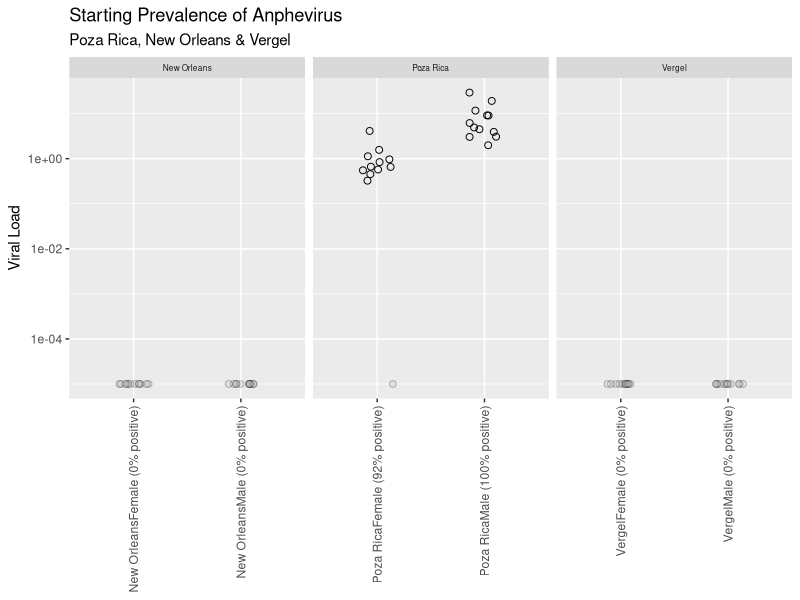
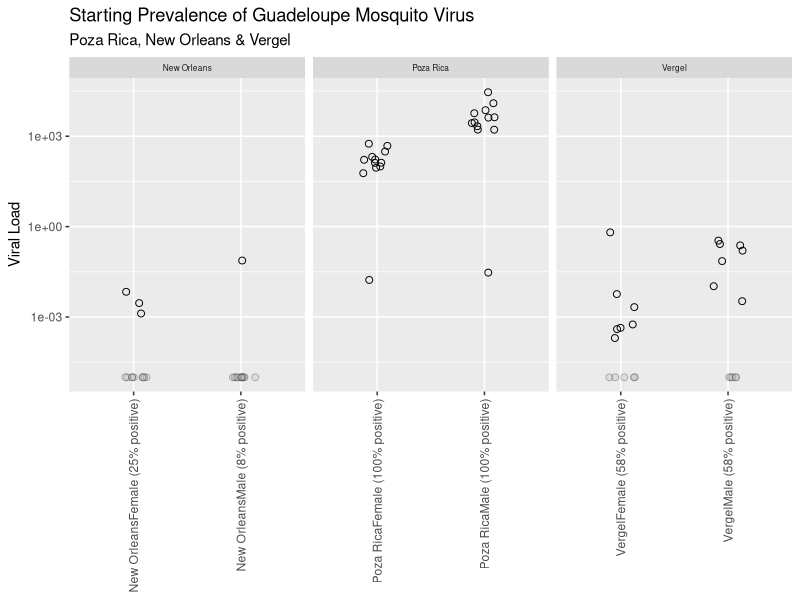
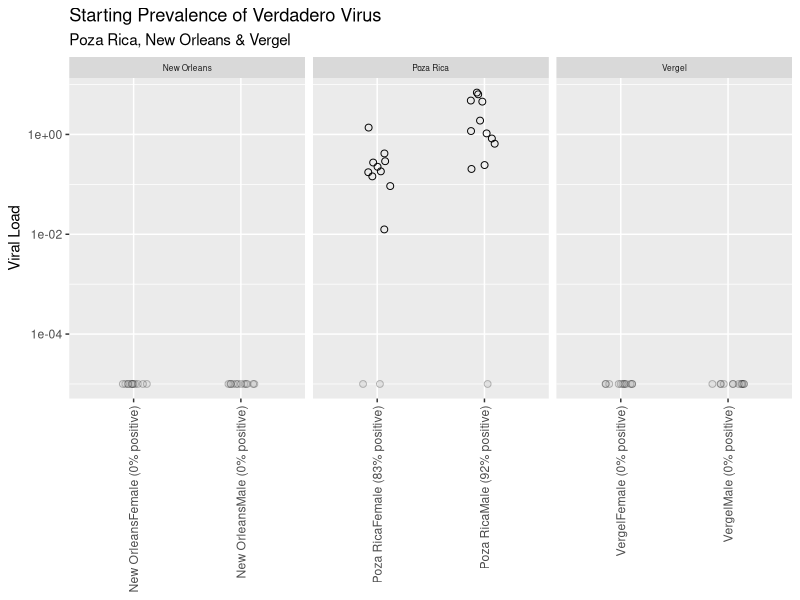
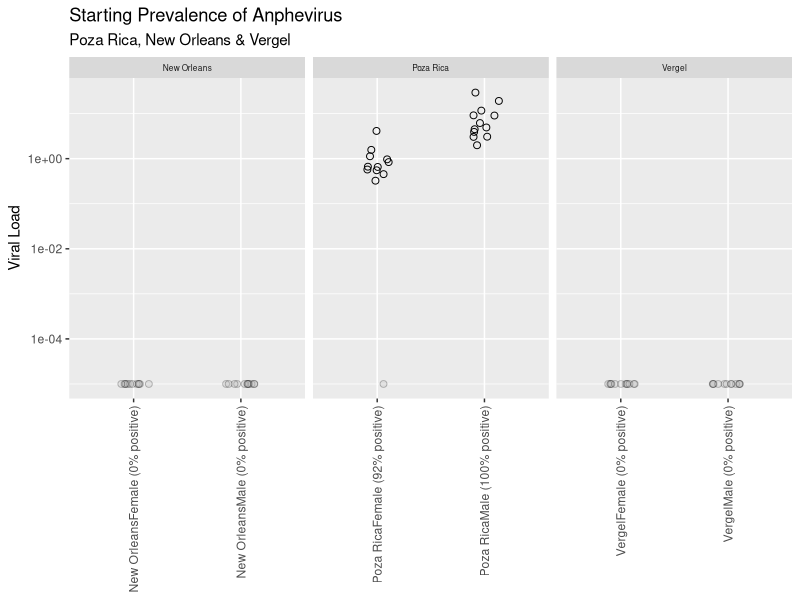
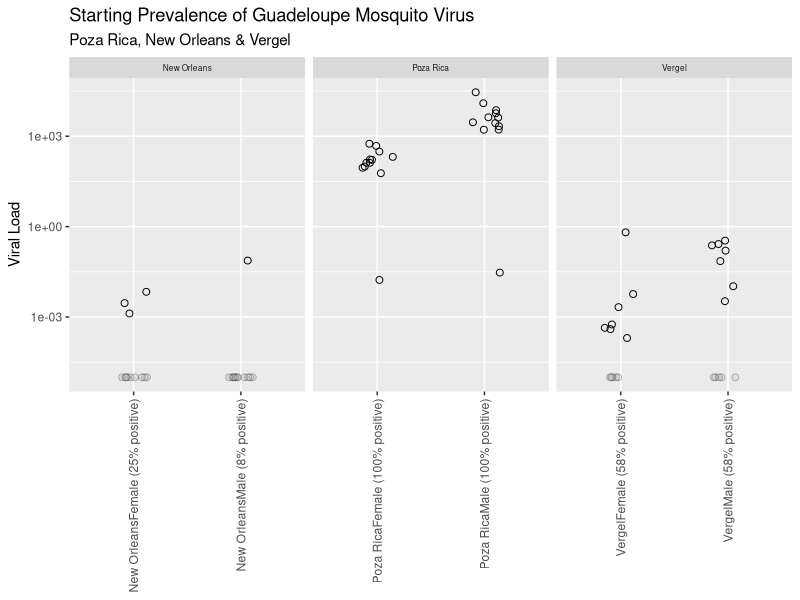
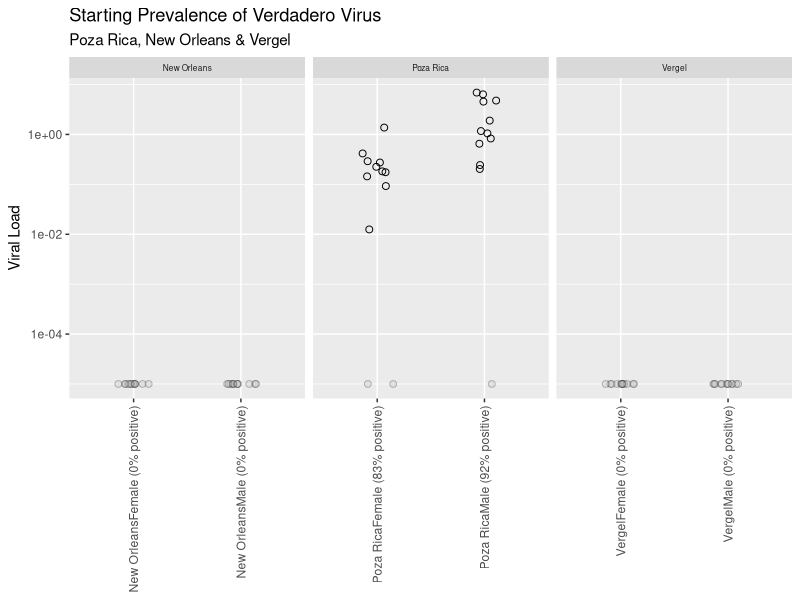

These figures' R source, in order:
library(tidyverse)
library(readxl)

# Starting Prevalence Anphevirus

df <- read_excel("PR_SP_Anphe.xlsx")

# calculate prevalences, by group and sex
df_prevalence_group_and_sex <- df %>% count(Strain, Sex, Infected)
df_prevalence_group_and_sex <- df_prevalence_group_and_sex %>% group_by(Strain, Sex) %>% mutate(total = sum(n))
df_prevalence_group_and_sex <- df_prevalence_group_and_sex %>% mutate(fraction_positive =  n / total) %>% filter(Infected == "Positive")

df_prevalence_group_simple <- df_prevalence_group_and_sex %>% select(Strain, Sex, fraction_positive)

# merge in prevalence info into main data frame
df <- left_join(df, df_prevalence_group_simple)
# missing values (no positives in group) had prevalence of NA -> switch to 0
df$fraction_positive <- replace_na(df$fraction_positive, 0)
# convert to %
df <- df %>% mutate(percent_positive = sprintf("%.0f", fraction_positive * 100))
# make a fancy label with prevalence info embedded in it
df <- df %>% mutate(group_with_prev = paste0(Strain, Sex, " (", percent_positive, "% positive)"))

# set the Y axis minimum: we will plot negatives at this value: these will be colored differently
# (in grey) to indicate they are negative.
y_axis_min <- 1e-5

ggplot() + geom_jitter(data = filter(df, Infected == "Positive"), 
                       mapping = aes(x=group_with_prev, y= Viral_Load), 
                       width=0.15, height = 0, shape=21, size=2) +
  geom_jitter(data = filter(df, Infected == "Negative"),
              mapping = aes(x=group_with_prev, y=y_axis_min),
              width=0.15, height = 0, shape=21, fill="grey70", color="black", size=2, alpha=0.25) +
  theme(strip.text.x = element_text(size = 6)) +
  facet_grid(~Strain, scales = "free") +
  ylab("Viral Load") + 
  ggtitle("Starting Prevalence of Anphevirus", subtitle = "Poza Rica, New Orleans & Vergel") +
  theme(axis.text.x = element_text(angle = 90, hjust = 1, vjust = 0.5), axis.title.x = element_blank()) + 
  scale_y_log10()

ggsave("PR SP Anphe.pdf", height=8, width=8, units="in")



# Starting Prevalence GMV

df <- read_excel("PR_SP_GMV.xlsx")

# calculate prevalences, by group and sex
df_prevalence_group_and_sex <- df %>% count(Strain, Sex, Infected)
df_prevalence_group_and_sex <- df_prevalence_group_and_sex %>% group_by(Strain, Sex) %>% mutate(total = sum(n))
df_prevalence_group_and_sex <- df_prevalence_group_and_sex %>% mutate(fraction_positive =  n / total) %>% filter(Infected == "Positive")

df_prevalence_group_simple <- df_prevalence_group_and_sex %>% select(Strain, Sex, fraction_positive)

# merge in prevalence info into main data frame
df <- left_join(df, df_prevalence_group_simple)
# missing values (no positives in group) had prevalence of NA -> switch to 0
df$fraction_positive <- replace_na(df$fraction_positive, 0)
# convert to %
df <- df %>% mutate(percent_positive = sprintf("%.0f", fraction_positive * 100))
# make a fancy label with prevalence info embedded in it
df <- df %>% mutate(group_with_prev = paste0(Strain, Sex, " (", percent_positive, "% positive)"))

# set the Y axis minimum: we will plot negatives at this value: these will be colored differently
# (in grey) to indicate they are negative.
y_axis_min <- 1e-5

ggplot() + geom_jitter(data = filter(df, Infected == "Positive"), 
                       mapping = aes(x=group_with_prev, y= Viral_Load), 
                       width=0.15, height = 0, shape=21, size=2) +
  geom_jitter(data = filter(df, Infected == "Negative"),
              mapping = aes(x=group_with_prev, y=y_axis_min),
              width=0.15, height = 0, shape=21, fill="grey70", color="black", size=2, alpha=0.25) +
  theme(strip.text.x = element_text(size = 6)) +
  facet_grid(~Strain, scales = "free") +
  ylab("Viral Load") + 
  ggtitle("Starting Prevalence of Guadeloupe Mosquito Virus", subtitle = "Poza Rica, New Orleans & Vergel") +
  theme(axis.text.x = element_text(angle = 90, hjust = 1, vjust = 0.5), axis.title.x = element_blank()) + 
  scale_y_log10()

ggsave("PR SP GMV.pdf", height=8, width=8, units="in")




# Starting Prevalence Verdadero

df <- read_excel("PR_SP_Verd.xlsx")

# calculate prevalences, by group and sex
df_prevalence_group_and_sex <- df %>% count(Strain, Sex, Infected)
df_prevalence_group_and_sex <- df_prevalence_group_and_sex %>% group_by(Strain, Sex) %>% mutate(total = sum(n))
df_prevalence_group_and_sex <- df_prevalence_group_and_sex %>% mutate(fraction_positive =  n / total) %>% filter(Infected == "Positive")

df_prevalence_group_simple <- df_prevalence_group_and_sex %>% select(Strain, Sex, fraction_positive)

# merge in prevalence info into main data frame
df <- left_join(df, df_prevalence_group_simple)
# missing values (no positives in group) had prevalence of NA -> switch to 0
df$fraction_positive <- replace_na(df$fraction_positive, 0)
# convert to %
df <- df %>% mutate(percent_positive = sprintf("%.0f", fraction_positive * 100))
# make a fancy label with prevalence info embedded in it
df <- df %>% mutate(group_with_prev = paste0(Strain, Sex, " (", percent_positive, "% positive)"))

# set the Y axis minimum: we will plot negatives at this value: these will be colored differently
# (in grey) to indicate they are negative.
y_axis_min <- 1e-5

ggplot() + geom_jitter(data = filter(df, Infected == "Positive"), 
                       mapping = aes(x=group_with_prev, y= Viral_Load), 
                       width=0.15, height = 0, shape=21, size=2) +
  geom_jitter(data = filter(df, Infected == "Negative"),
              mapping = aes(x=group_with_prev, y=y_axis_min),
              width=0.15, height = 0, shape=21, fill="grey70", color="black", size=2, alpha=0.25) +
  theme(strip.text.x = element_text(size = 6)) +
  facet_grid(~Strain, scales = "free") +
  ylab("Viral Load") + 
  ggtitle("Starting Prevalence of Verdadero Virus", subtitle = "Poza Rica, New Orleans & Vergel") +
  theme(axis.text.x = element_text(angle = 90, hjust = 1, vjust = 0.5), axis.title.x = element_blank()) + 
  scale_y_log10()

ggsave("PR SP Verdadero.pdf", height=8, width=8, units="in")


